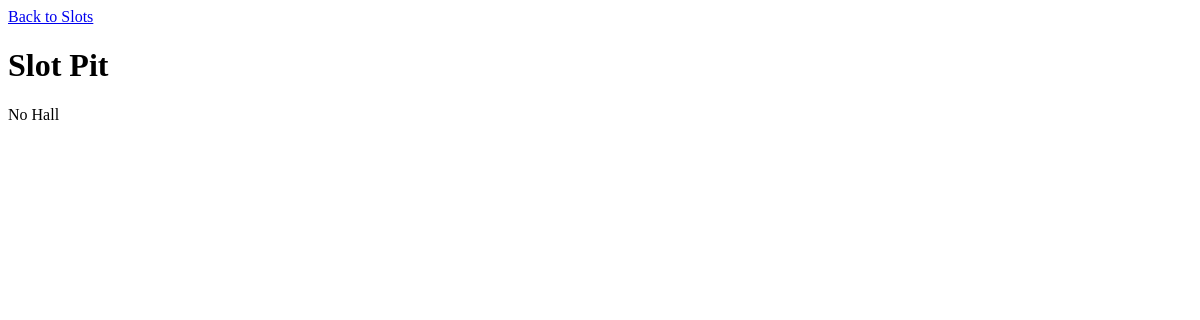
Before: /slot_pit/ with the older database file.
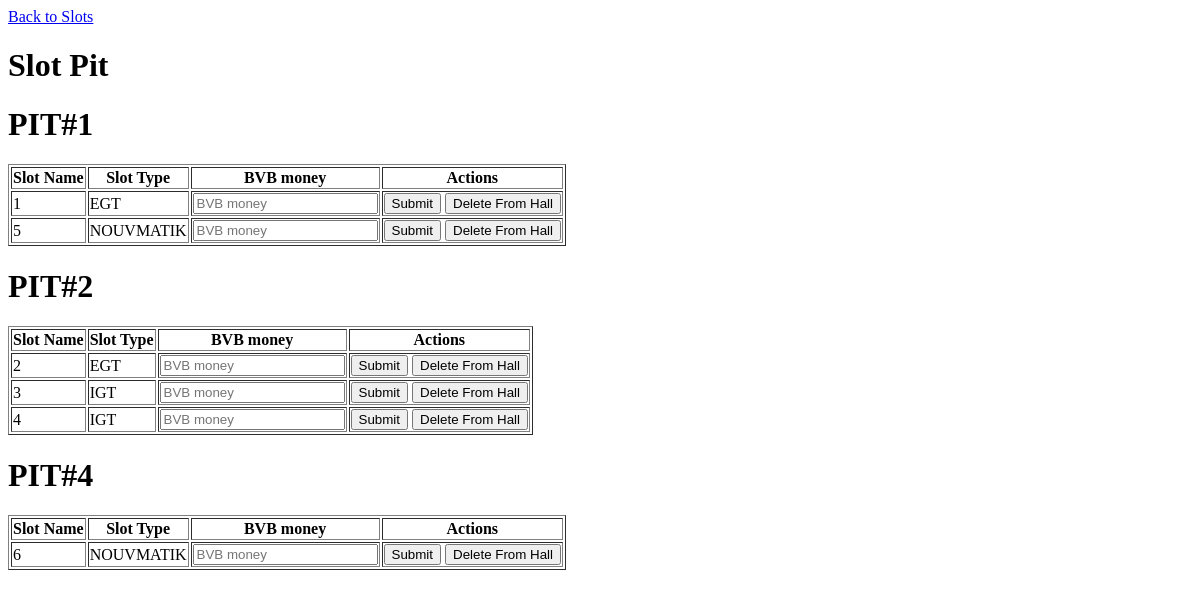
After: the same page with the newer database file.
### slot/models.py (models this page shows, shortened)
class Hall(models.Model):
    name = models.CharField(max_length=255)
    slot_machines = models.ManyToManyField(SlotMachine)
    date_created = models.DateTimeField(default=timezone.now)
    date_edited = models.DateTimeField(null=True, blank=True)
    date_deleted = models.DateTimeField(null=True, blank=True)

class SlotMachine(models.Model):
    name = models.CharField(max_length=255)
    brand = models.CharField(max_length=255)
    money_amount = models.DecimalField(max_digits=10, decimal_places=2, default=0)
    date_created = models.DateTimeField(default=timezone.now)
    date_edited = models.DateTimeField(null=True, blank=True)
    date_deleted = models.DateTimeField(null=True, blank=True)

### slot_pit/views.py (the view)
# urls.py: path('slot_pit/', include('slot_pit.urls')),
def slot_pit(request):
    halls = Hall.objects.all().order_by('name')
    return render(request, 'slot_pit/slot_pit.html', {'halls': halls})

### slot_pit/templates/slot_pit/slot_pit.html (shortened to what this page needs)
<!DOCTYPE html>
<html>
    <head>
    </head>
    <body>
        <a href="{% url 'all_slot' %}">Back to Slots</a>
        <h1>Slot Pit</h1>
        <form  method="post">
            {% if halls %}
                {% for hall in halls %}
                    <h1>{{ hall.name }}</h1>
                    <table border="1">
                        <thead>
                        <tr>
                            <th>Slot Name</th>
                            <th>Slot Type</th>
                            <th>BVB money</th>
                            <th>Actions</th>
                        </tr>
                        </thead>
                        <tbody>
                        {% for slot in hall.slot_machines.all %}
                            <tr>
                                <td>{{ slot.name }}</td>
                                <td>{{ slot.brand }}</td>
                                <td>
                                    <input type="text" name="bvb_money" placeholder="BVB money" value="">
                                </td>
                                <td>
                                    <button type="submit">Submit</button>
                                    <button onclick="window.location.href='{% url 'delete_slot_machine_from_pit' hall.id slot.id %}'">Delete From Hall</button>
                                </td>
                            </tr>
                        {% endfor %}
                        </tbody>
                    </table>
                {% endfor %}
            {% else %}
                <p>No Hall</p>
            {% endif %}
        </form>
    </body>
</html>

Changed rows visible on the page:
added Hall: name "PIT#1"
added SlotMachine: name "1", brand "EGT", shown under "PIT#1"
added SlotMachine: name "5", brand "NOUVMATIK", shown under "PIT#1"
added Hall: name "PIT#2"
added SlotMachine: name "2", brand "EGT", shown under "PIT#2"
added SlotMachine: name "3", brand "IGT", shown under "PIT#2"
added SlotMachine: name "4", brand "IGT", shown under "PIT#2"
added Hall: name "PIT#4"
added SlotMachine: name "6", brand "NOUVMATIK", shown under "PIT#4"
Other visible differences:
text no longer shown: "No Hall"
